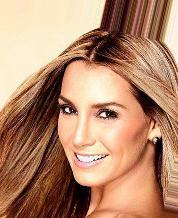
#> input picture examples/000001.jpg, 178 x 218 px
$ python face_extractor.py
#> lines starting #> are read from the running program, lines starting #| are printed output that depends on the picture; after the words box and inside, x2 and y2 are one past the last pixel; in counts of white or black regions, pixels touching at a corner belong together
import cv2

# 加载人脸检测器
face_cascade = cv2.CascadeClassifier(cv2.data.haarcascades + 'haarcascade_frontalface_default.xml')

# 加载图像/
image = cv2.imread('./examples/000001.jpg')
#> image is the input picture: shape (218, 178, 3); mean B, G, R 109.7, 137.1, 181

# 将图像转换为灰度图
gray_image = cv2.cvtColor(image, cv2.COLOR_BGR2GRAY)
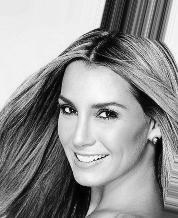
#> gray_image: shape (218, 178); min 0, max 254, mean 147.1

# 在灰度图上检测人脸
faces = face_cascade.detectMultiScale(gray_image, scaleFactor=1.1, minNeighbors=5, minSize=(30, 30))
#> faces = [[40, 74, 100, 100]]

# 在检测到的人脸周围画矩形框
for (x, y, w, h) in faces:
    cv2.rectangle(image, (x, y), (x + w, y + h), (255, 0, 0), 2)
#> this loop made 1 pass
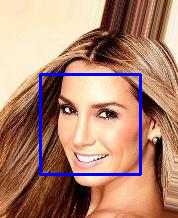
#> image: shape (218, 178, 3); 3.08% of pixels changed, all inside (x1, y1, x2, y2) = (39, 73, 142, 176)

# 显示结果图像
cv2.imwrite('./examples/Face_Detected.jpg', image)
# cv2.waitKey(0)
# cv2.destroyAllWindows()
